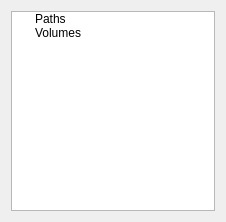
<?xml version="1.0" encoding="UTF-8"?>
<ui version="4.0">
 <class>PathVolumeWindow</class>
 <widget class="QDialog" name="PathVolumeWindow">
  <property name="geometry">
   <rect>
    <x>0</x>
    <y>0</y>
    <width>226</width>
    <height>222</height>
   </rect>
  </property>
  <property name="windowTitle">
   <string>Paths and Volumes</string>
  </property>
  <layout class="QHBoxLayout" name="horizontalLayout">
   <item>
    <widget class="QTreeWidget" name="treeWidget">
     <property name="contextMenuPolicy">
      <enum>Qt::CustomContextMenu</enum>
     </property>
     <property name="headerHidden">
      <bool>true</bool>
     </property>
     <column>
      <property name="text">
       <string/>
      </property>
     </column>
     <item>
      <property name="text">
       <string>Paths</string>
      </property>
     </item>
     <item>
      <property name="text">
       <string>Volumes</string>
      </property>
     </item>
    </widget>
   </item>
  </layout>
 </widget>
 <resources/>
 <connections/>
</ui>
